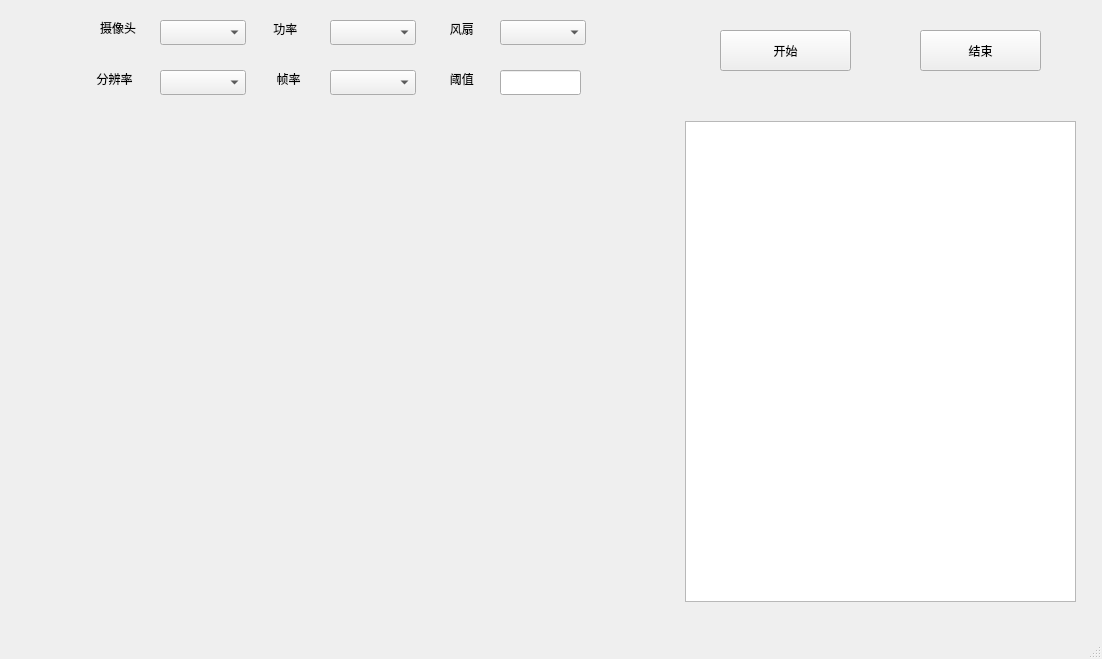
<?xml version="1.0" encoding="UTF-8"?>
<ui version="4.0">
 <class>MainWindow</class>
 <widget class="QMainWindow" name="MainWindow">
  <property name="geometry">
   <rect>
    <x>0</x>
    <y>0</y>
    <width>1102</width>
    <height>659</height>
   </rect>
  </property>
  <property name="windowTitle">
   <string>车牌识别</string>
  </property>
  <widget class="QWidget" name="centralwidget">
   <widget class="QComboBox" name="comboBoxPOWER">
    <property name="geometry">
     <rect>
      <x>330</x>
      <y>20</y>
      <width>86</width>
      <height>25</height>
     </rect>
    </property>
   </widget>
   <widget class="QComboBox" name="comboBoxCAM">
    <property name="geometry">
     <rect>
      <x>160</x>
      <y>20</y>
      <width>86</width>
      <height>25</height>
     </rect>
    </property>
   </widget>
   <widget class="QLabel" name="label">
    <property name="geometry">
     <rect>
      <x>270</x>
      <y>20</y>
      <width>51</width>
      <height>17</height>
     </rect>
    </property>
    <property name="text">
     <string> 功率</string>
    </property>
   </widget>
   <widget class="QLabel" name="label_2">
    <property name="geometry">
     <rect>
      <x>100</x>
      <y>20</y>
      <width>67</width>
      <height>16</height>
     </rect>
    </property>
    <property name="text">
     <string>摄像头</string>
    </property>
   </widget>
   <widget class="QLabel" name="label_3">
    <property name="geometry">
     <rect>
      <x>90</x>
      <y>70</y>
      <width>67</width>
      <height>17</height>
     </rect>
    </property>
    <property name="text">
     <string>  分辨率</string>
    </property>
   </widget>
   <widget class="QLabel" name="label_5">
    <property name="geometry">
     <rect>
      <x>270</x>
      <y>70</y>
      <width>67</width>
      <height>17</height>
     </rect>
    </property>
    <property name="text">
     <string>  帧率</string>
    </property>
   </widget>
   <widget class="QPushButton" name="beginButton">
    <property name="geometry">
     <rect>
      <x>720</x>
      <y>30</y>
      <width>131</width>
      <height>41</height>
     </rect>
    </property>
    <property name="text">
     <string>开始</string>
    </property>
   </widget>
   <widget class="QPushButton" name="endButton">
    <property name="geometry">
     <rect>
      <x>920</x>
      <y>30</y>
      <width>121</width>
      <height>41</height>
     </rect>
    </property>
    <property name="text">
     <string>结束</string>
    </property>
   </widget>
   <widget class="QComboBox" name="comboBoxPX">
    <property name="geometry">
     <rect>
      <x>160</x>
      <y>70</y>
      <width>86</width>
      <height>25</height>
     </rect>
    </property>
   </widget>
   <widget class="QComboBox" name="comboBoxFPS">
    <property name="geometry">
     <rect>
      <x>330</x>
      <y>70</y>
      <width>86</width>
      <height>25</height>
     </rect>
    </property>
   </widget>
   <widget class="QLabel" name="labelImage">
    <property name="geometry">
     <rect>
      <x>20</x>
      <y>120</y>
      <width>640</width>
      <height>480</height>
     </rect>
    </property>
    <property name="text">
     <string/>
    </property>
   </widget>
   <widget class="QTableView" name="tableViewResults">
    <property name="geometry">
     <rect>
      <x>685</x>
      <y>121</y>
      <width>391</width>
      <height>481</height>
     </rect>
    </property>
   </widget>
   <widget class="QLineEdit" name="lineEditThreshold">
    <property name="geometry">
     <rect>
      <x>500</x>
      <y>70</y>
      <width>81</width>
      <height>25</height>
     </rect>
    </property>
   </widget>
   <widget class="QLabel" name="label_4">
    <property name="geometry">
     <rect>
      <x>430</x>
      <y>70</y>
      <width>67</width>
      <height>17</height>
     </rect>
    </property>
    <property name="text">
     <string>      阈值</string>
    </property>
   </widget>
   <widget class="QLabel" name="label_6">
    <property name="geometry">
     <rect>
      <x>440</x>
      <y>20</y>
      <width>67</width>
      <height>17</height>
     </rect>
    </property>
    <property name="text">
     <string>   风扇</string>
    </property>
   </widget>
   <widget class="QComboBox" name="comboBoxFAN">
    <property name="geometry">
     <rect>
      <x>500</x>
      <y>20</y>
      <width>86</width>
      <height>25</height>
     </rect>
    </property>
   </widget>
  </widget>
  <widget class="QMenuBar" name="menubar">
   <property name="geometry">
    <rect>
     <x>0</x>
     <y>0</y>
     <width>1102</width>
     <height>22</height>
    </rect>
   </property>
  </widget>
  <widget class="QStatusBar" name="statusbar"/>
 </widget>
 <resources/>
 <connections/>
</ui>
